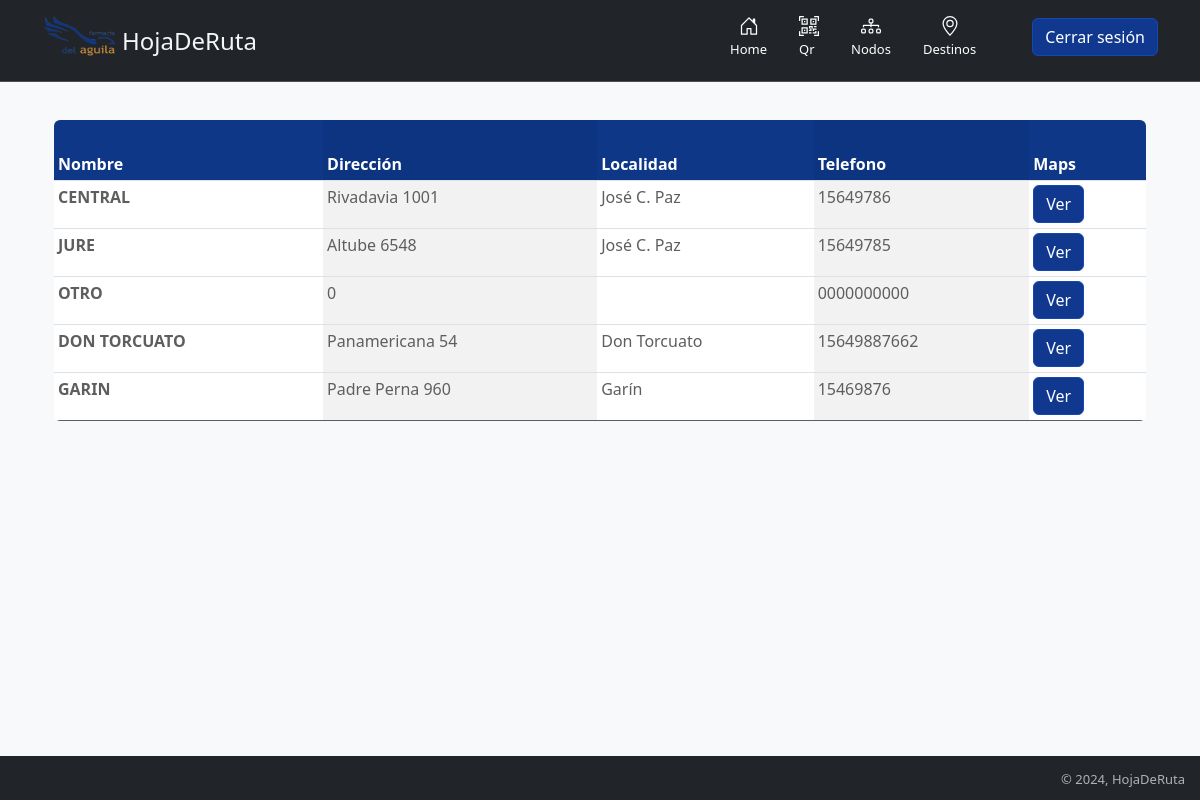
The app's page /nodos/nodos/ (signed in), older data.
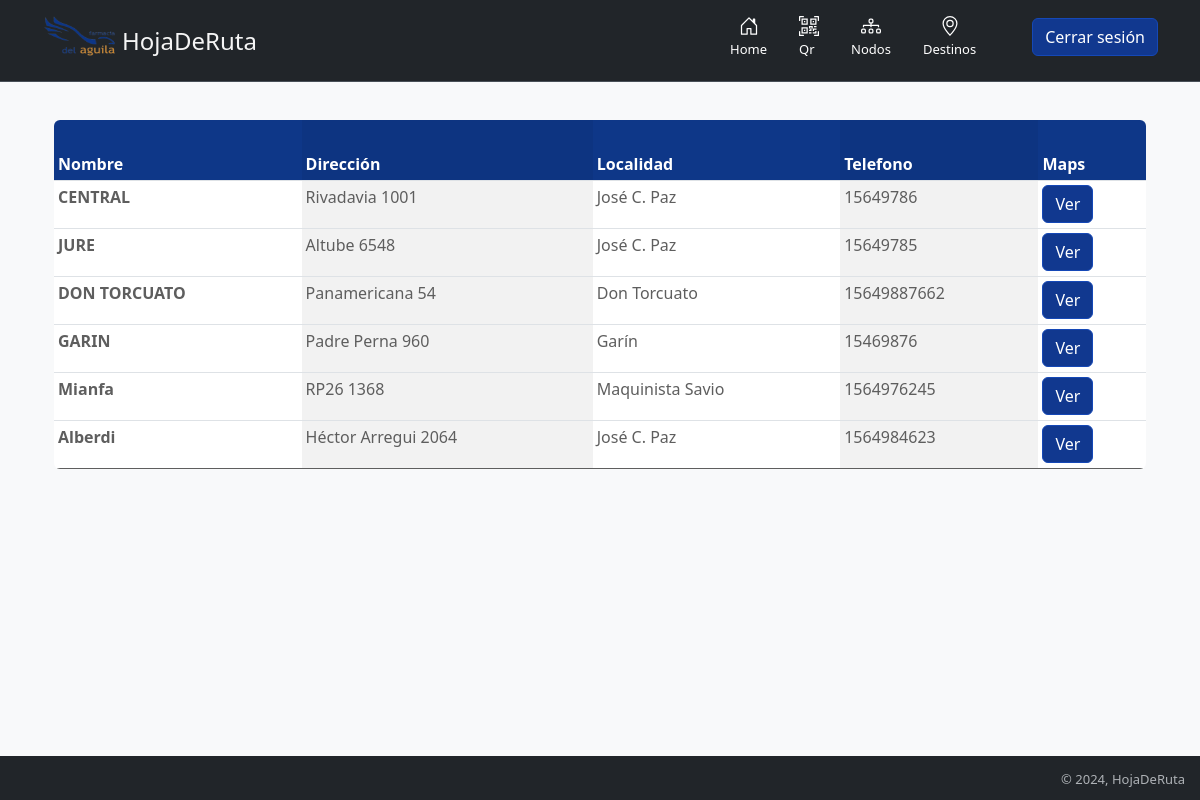
The same page, newer data.
### nodos/models.py (models this page shows, shortened)
class Nodo(models.Model):
    nombre  = models.CharField(max_length=30)
    calle = models.CharField(max_length=30)
    numero = models.IntegerField(null= False)
    localidad = models.CharField(max_length=30)
    NumTelefonoRegex = RegexValidator(regex=r"^\+?1?\d{8,15}$")
    telefono = models.CharField(validators=[NumTelefonoRegex], max_length=16, unique=True)
    maps = models.TextField(max_length=1000, blank=True, null=True)
    estado = models.ForeignKey(Estado, on_delete= models.SET_NULL, null= True)
    def ver_maps(self):
        return format_html ('<iframe class="responsive-iframe" src="{}" allowfullscreen="" loading="lazy" referrerpolicy="no-referrer-when-downgrade"></iframe>', self.maps)

### nodos/views.py (the view)
# urls.py: path('nodos/', nodos_destinos.ver_nodos, name= 'ver_nodos'),
    def ver_nodos(self, request):
        if request.user.is_authenticated:
            self.obtener_nodos_destinos(self.nodos)
        return render(request, 'nodos/nodos.html', self.params )

### farmacia/models.py (called while the page is built)
    def obtener_nodos_destinos(self, nodo):
        self.params['nodos'] = nodo.filter( estado = self.activo)

### templates/nodos/nodos.html (shortened to what this page needs)
{% extends "layout.html" %}
{% load static %}
{% block content %}
{% if user.is_authenticated %}
    <div class="container">
        <div class="row" style="padding-top: 30px;">
            {% include "nodos/tabla_nodo_destino.html" %}
        </div>
    </div>
{% else %}
    {% include 'titulo.html' %}
    {% include "login-register.html" %}
{% endif %}
{% endblock %}

### templates/nodos/tabla_nodo_destino.html
<div class="table-responsive">
    <table class="table table-striped-columns table-sm">
        <thead>
            <tr>
                <th scope="col" style="background-color: #0e3788; color: white;">Nombre</th>
                <th scope="col" style="background-color: #0e3788; color: white;">Dirección</th>
                <th scope="col" style="background-color: #0e3788; color: white;">Localidad</th>
                <th scope="col" style="background-color: #0e3788; color: white;">Telefono</th>
                <th scope="col" style="background-color: #0e3788; color: white;">Maps</th>
            </tr>
        </thead>
        <tbody>
            {% for nodo in nodos %}
               <tr>
                    <th style="color: rgb(94, 94, 94);">{{ nodo.nombre }}</th>
                    <td style="color: rgb(94, 94, 94);">{{ nodo.calle }} {{ nodo.numero }}</td>
                    <td style="color: rgb(94, 94, 94);">{{ nodo.localidad }}</td>
                    <td style="color: rgb(94, 94, 94);">{{ nodo.telefono }}</td>
                    <td style="color: rgb(94, 94, 94);" scope="row">
                        <button type="button" class="btn btn-primary" data-bs-toggle="modal" data-bs-target="#ventanaModal" data-info='{{ nodo.ver_maps }}'>
                            Ver
                        </button>
                    </td>
                </tr>
                {% empty %}
                    <p>No existen nodos</p>
            {% endfor %}
        </tbody>
    </table>
</div>

Row changes from the older to the newer data that the page shows:
removed Nodo: nombre "OTRO", numero "0", telefono "0000000000"
added Nodo: nombre "Mianfa", calle "RP26", numero "1368", localidad "Maquinista Savio", telefono "1564976245"
added Nodo: nombre "Alberdi", calle "Héctor Arregui", numero "2064", localidad "José C. Paz", telefono "1564984623"
